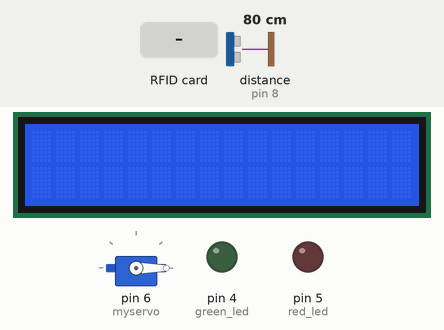
Bench run of a sketch on a simulated Arduino Uno, built with avr-gcc and run on an emulated ATmega328P. Shown: 16×2 character LCD, servo, output pins drawn as LEDs (lit = HIGH). Inputs (shaded band) come from the test bench; at power-on: distance to the obstacle (sensor on pin 8) 80 cm. The echo pulse lasts 58.3 µs per cm; pins used as bus, display or sensor lines are not drawn.

Above: at 1.3 s.
1.4 s: distance to the obstacle (sensor on pin 8) set to 22 cm
2.9 s: distance to the obstacle (sensor on pin 8) set to 17 cm
At 3.7 s:
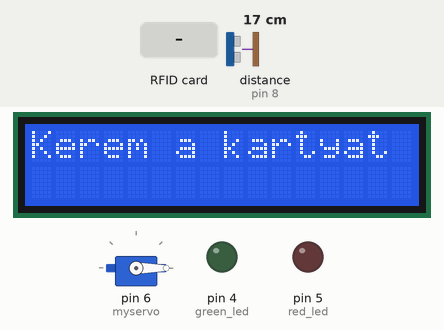
4.4 s: distance to the obstacle (sensor on pin 8) set to 35 cm
At 5.7 s:
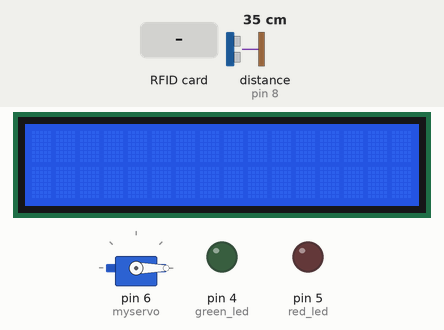
6.0 s: distance to the obstacle (sensor on pin 8) set to 2 cm
At 7.1 s:
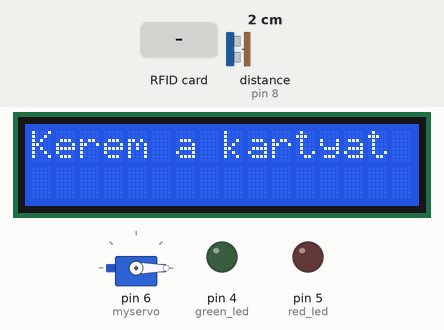
7.5 s: RFID card 73 5F AA 09 held to the reader
At 9.2 s:
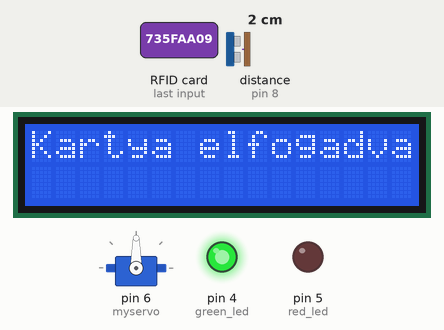
Timing chart, 0 to 14.6 s (numbered marks = the images above; inputs shaded):
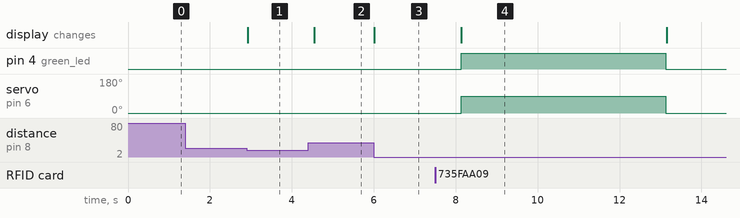

Measured:
- the behaviour switches between 20 and 19 cm on distance to the obstacle (sensor on pin 8) (found by bisection; images 0 and 1)
- after the input at 1.4 s, every drawn part: stays the same
- after the input at 2.9 s, the display: changes at once (image 1)
- after the input at 4.4 s, the display: changes after 0.15 s (image 2)
- after the input at 6.0 s, the display: changes at once (image 3)
- after the input at 7.5 s, pin 4 (green_led): LOW → HIGH after 0.63 s, → LOW 5.0 s later; servo on pin 6 (myservo): 0° → 90° after 0.63 s, → 0° 5.0 s later; the display: changes after 0.63 s (image 4)

The sketch:

ParkoloRendszer.ino
```cpp
#include <MFRC522.h>
#include <MFRC522Extended.h>
#include "SPI.h"
#include <Servo.h>
#include <Wire.h>
#include <LiquidCrystal_I2C.h>
#include <NewPing.h>

#define SS_PIN 10
#define RST_PIN 9

int green_led = 4;
int red_led = 5;

int trigPin = 7;
int echoPin = 8;
int maxDistance = 20;

const String regiszteredCard = "73:5F:AA:09";

NewPing sonar(trigPin, echoPin, maxDistance);

LiquidCrystal_I2C lcd(0x27, 16, 2);

MFRC522 rfid(SS_PIN, RST_PIN);

Servo myservo;

void setup() {
  Serial.begin(9600);
  SPI.begin();

  lcd.begin();
  lcd.backlight();

  rfid.PCD_Init();

  pinMode(green_led, OUTPUT);
  pinMode(red_led, OUTPUT);

  myservo.attach(6);
  myservo.write(0);
}

void loop() {
  lcd.clear();
  if (sonar.ping_cm() < 20 && sonar.ping_cm() > 0)
  {
    lcd.clear();
    lcd.print("Kerem a kartyat");
    delay(500);

    if (!rfid.PICC_IsNewCardPresent() || !rfid.PICC_ReadCardSerial())
    {
      return;
    }

    String strID = "";
    for (byte i = 0; i < 4; i++) {
      strID +=
        (rfid.uid.uidByte[i] < 0x10 ? "0" : "") +
        String(rfid.uid.uidByte[i], HEX) +
        (i != 3 ? ":" : "");
    }
    strID.toUpperCase();
    delay(500);

    if (strID.indexOf(regiszteredCard) >= 0)
    {
      lcd.clear();
      lcd.print("Kartya elfogadva");
      digitalWrite(green_led, HIGH);
      myservo.write(90);
      delay(5000);
      digitalWrite(green_led, LOW);
      myservo.write(0);
    }
    else
    {
      lcd.clear();
      lcd.print("Kartya elutasitva");
      digitalWrite(red_led, HIGH);
      delay(5000);
      digitalWrite(red_led, LOW);
    }
  }
}
```
